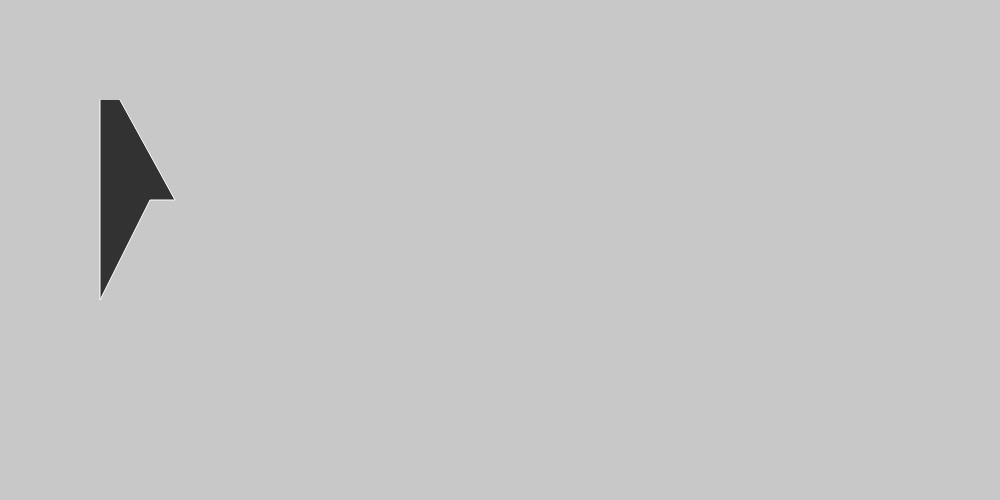
Frame 1 (no input)
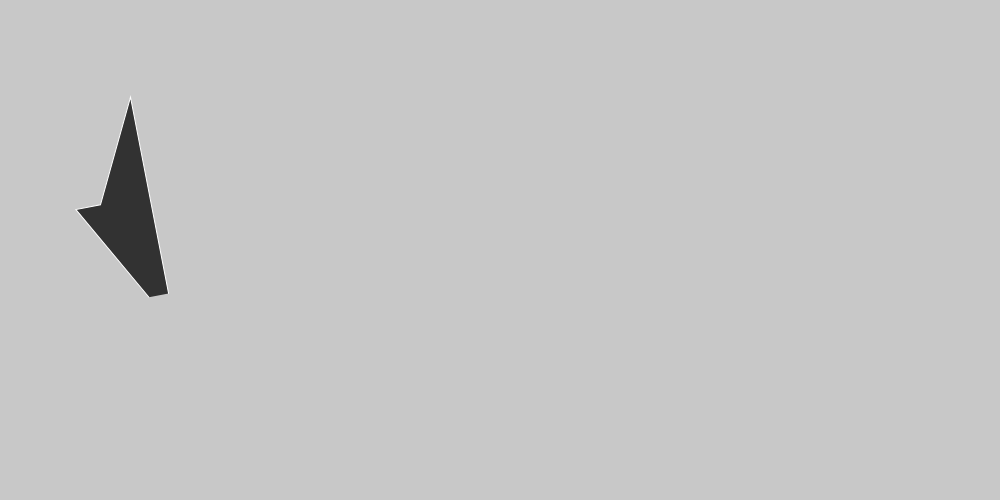
Frame 60 (no input)
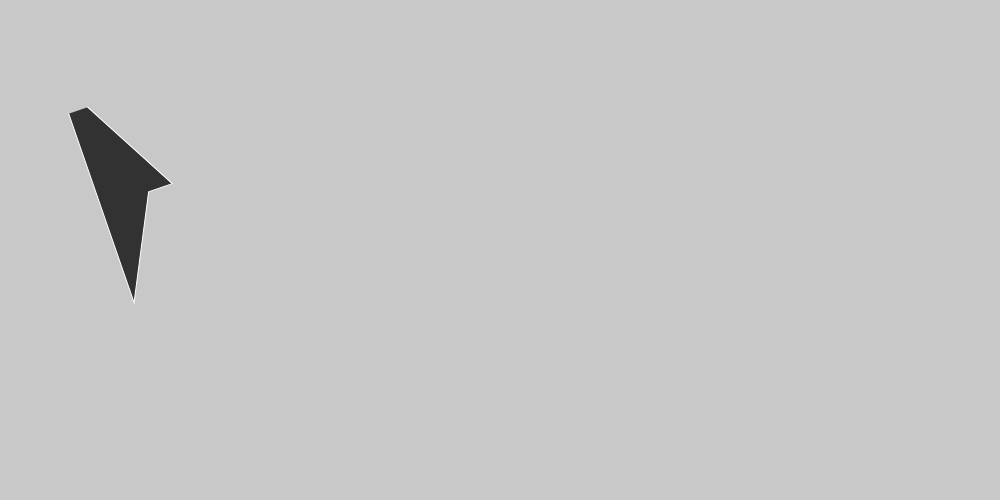
Frame 120 (the mouse pressed at the canvas centre since frame 60)

The p5.js sketch that drew these frames (run headless with seeded random() and noise() and a simulated clock; from frame 60 on, the mouse is pressed at the canvas centre):

// p5.js sketch
// ── sketch.js
var rads = 0;

function setup() {
	createCanvas(1000, 500);

}

function draw() {
	background(200);

	fill(50);
	stroke(255);


	push();
	translate(125, 200);
	rotate(rads);
	beginShape();
	vertex(-25, -100);
	vertex(-25, 100);
	vertex(25, 0);
	vertex(50, 0);
	vertex(-5, -100);
	endShape();
	pop();

	rads += 0.05;


}
